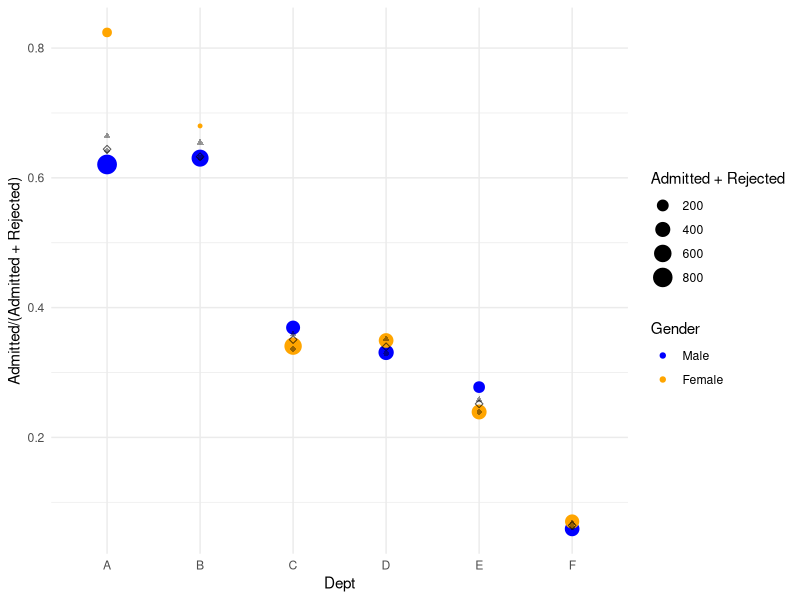

Reproduce this figure in R.
## ---- chunk 1
## important to let caching work between local render and building w/ pelican
knitr::opts_chunk$set(cache = 1)
options(digits=2)
## ---- chunk 2
d <- as.data.frame(UCBAdmissions)
d <- tidyr::spread(d, Admit, Freq) # use Hadley's excellent tidyr to reshape
d[order(d$Dept), ]
## ---- chunk 3
m1 <- glm(cbind(Admitted, Rejected) ~ Gender, d, family='binomial')
m2 <- glm(cbind(Admitted, Rejected) ~ Dept, d, family = 'binomial')
m3 <- glm(cbind(Admitted, Rejected) ~ Dept + Gender, d, family = 'binomial')
## ---- chunk 4
summary.table <- do.call(rbind, lapply(list(m1, m2, m3), broom::glance))
summary.table[["model"]] <- 1:3
## ---- chunk 5
table.cols <- c("model", "df.residual", "deviance", "AIC")
reported.table <- summary.table[table.cols]
names(reported.table) <- c("Model", "Resid. Df", "Resid. Dev", "AIC")
## ---- chunk 6
reported.table[['dAIC']] <-  with(reported.table, AIC - min(AIC))
reported.table[['wAIC']] <- with(reported.table, exp(- 0.5 * dAIC) / sum(exp(- 0.5 * dAIC)))
reported.table$AIC <- NULL
## ---- chunk 7
reported.table
## ---- chunk 8
m3.anova <- anova(m3, test="Chisq")
round(m3.anova, digits = 4)
## ---- chunk 9
m3.pred <- broom::augment(m3)
m2.pred <- broom::augment(m2)
library(ggplot2)
ggplot(d) +
    geom_point(aes(Dept, Admitted / (Admitted + Rejected), color=Gender, size=Admitted + Rejected)) +
    geom_point(aes(Dept, plogis(.fitted)), data =m2.pred, shape =5, alpha=0.4) + geom_point(aes(Dept, plogis(.fitted), shape=Gender), alpha = 0.4, data = m3.pred) +
    theme_minimal() + scale_color_manual(values=c("blue", "orange")) + guides(shape=FALSE)
